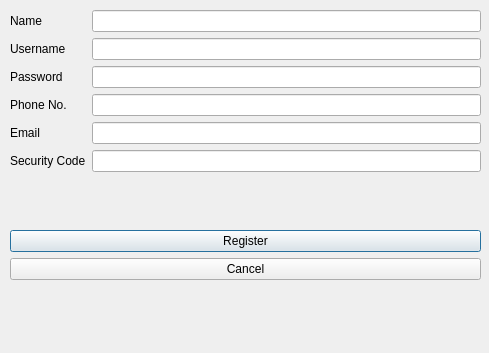
<?xml version="1.0" encoding="UTF-8"?>
<ui version="4.0">
 <class>adminRegisterDialog</class>
 <widget class="QDialog" name="adminRegisterDialog">
  <property name="geometry">
   <rect>
    <x>0</x>
    <y>0</y>
    <width>489</width>
    <height>353</height>
   </rect>
  </property>
  <property name="windowTitle">
   <string>Dialog</string>
  </property>
  <widget class="QWidget" name="layoutWidget">
   <property name="geometry">
    <rect>
     <x>10</x>
     <y>10</y>
     <width>471</width>
     <height>211</height>
    </rect>
   </property>
   <layout class="QFormLayout" name="formLayout_2">
    <item row="0" column="0">
     <widget class="QLabel" name="label">
      <property name="text">
       <string>Name</string>
      </property>
     </widget>
    </item>
    <item row="0" column="1">
     <widget class="QLineEdit" name="nameEdit"/>
    </item>
    <item row="1" column="0">
     <widget class="QLabel" name="label_2">
      <property name="text">
       <string>Username</string>
      </property>
     </widget>
    </item>
    <item row="1" column="1">
     <widget class="QLineEdit" name="usernameEdit"/>
    </item>
    <item row="2" column="0">
     <widget class="QLabel" name="label_3">
      <property name="text">
       <string>Password</string>
      </property>
     </widget>
    </item>
    <item row="2" column="1">
     <widget class="QLineEdit" name="passwordEdit">
      <property name="echoMode">
       <enum>QLineEdit::Password</enum>
      </property>
     </widget>
    </item>
    <item row="3" column="0">
     <widget class="QLabel" name="label_4">
      <property name="text">
       <string>Phone No.</string>
      </property>
     </widget>
    </item>
    <item row="3" column="1">
     <widget class="QLineEdit" name="phoneNoEdit"/>
    </item>
    <item row="4" column="0">
     <widget class="QLabel" name="label_5">
      <property name="text">
       <string>Email</string>
      </property>
     </widget>
    </item>
    <item row="4" column="1">
     <widget class="QLineEdit" name="emailEdit"/>
    </item>
    <item row="5" column="0">
     <widget class="QLabel" name="label_6">
      <property name="text">
       <string>Security Code</string>
      </property>
     </widget>
    </item>
    <item row="5" column="1">
     <widget class="QLineEdit" name="securityCodeEdit">
      <property name="echoMode">
       <enum>QLineEdit::Password</enum>
      </property>
     </widget>
    </item>
   </layout>
  </widget>
  <widget class="QWidget" name="layoutWidget">
   <property name="geometry">
    <rect>
     <x>10</x>
     <y>230</y>
     <width>471</width>
     <height>111</height>
    </rect>
   </property>
   <layout class="QVBoxLayout" name="verticalLayout">
    <item>
     <widget class="QPushButton" name="registerButton">
      <property name="text">
       <string>Register</string>
      </property>
     </widget>
    </item>
    <item>
     <widget class="QPushButton" name="cancelButton">
      <property name="text">
       <string>Cancel</string>
      </property>
     </widget>
    </item>
    <item>
     <widget class="QLabel" name="statusLabel">
      <property name="text">
       <string/>
      </property>
     </widget>
    </item>
   </layout>
  </widget>
 </widget>
 <resources/>
 <connections/>
</ui>
